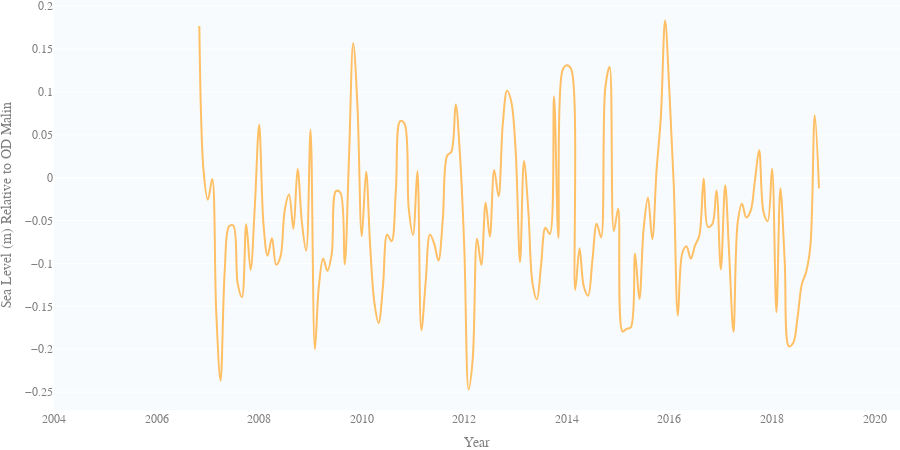

Notebook cell for this chart:
### Code cell
"""
Figure 3.7 chart
"""

data_path = DATA_PATH+'Oceanic_Domain/3.4SeaLevel/Figure3.7/'
data_csv = data_path + 'Figure3.7_data.csv'
df = pd.read_csv(data_csv, index_col=0)

malin_df = df.loc[(df['location'] == 'Malin Head')]
ballyglass_df = df.loc[(df['location'] == 'Ballyglass')]
castletownbere_df = df.loc[(df['location'] == 'Castletownbere')]
howth_df = df.loc[(df['location'] == 'Howth Harbour')]


malin_trace = go.Scatter(x=malin_df["datetime"],
                 y=malin_df["mean__monthly__sea_surface_height"],
                 name='Malin Head',
                 connectgaps=False,
                 mode='lines',  # 'line' is default
                 line_shape='spline',
                 line=dict(
                        color="#00a5e3",
                        width=2),
                  hovertemplate='%{x}<br>' +
                        '<b>Monthly Average</b><br>' +
                        'Mean Sea Level: %{y:.2f} m<extra></extra>'
                        )

figure_3_7_1 =go.Figure(data=[malin_trace], layout=TIMESERIES_LAYOUT)
figure_3_7_1.update_layout(
    yaxis=dict(title='Sea Level (m) Relative to OD Malin'),
    xaxis=dict(
        title='Year',
        range=['2004-01-01', '2020-06-30']
    ))

ballyglass_trace = go.Scatter(x=ballyglass_df["datetime"],
                 y=ballyglass_df["mean__monthly__sea_surface_height"],
                 name='Ballyglass',
                 connectgaps=False,
                 mode='lines',  # 'line' is default
                 line_shape='spline',
                 line=dict(
                        color="#ff5768",
                        width=2),
                  hovertemplate='%{x}<br>' +
                        '<b>Monthly Average</b><br>' +
                        'Mean Sea Level: %{y:.2f} m<extra></extra>'
                        )

figure_3_7_2 =go.Figure(data=[ballyglass_trace], layout=TIMESERIES_LAYOUT)
figure_3_7_2.update_layout(
    yaxis=dict(title='Sea Level (m) Relative to OD Malin'),
    xaxis=dict(
        title='Year',
        range=['2004-01-01', '2020-06-30']
    ))

castletownbere_trace = go.Scatter(x=castletownbere_df["datetime"],
                 y=castletownbere_df["mean__monthly__sea_surface_height"],
                 name='Castletownbere',
                 connectgaps=False,
                 mode='lines',  # 'line' is default
                 line_shape='spline',
                 line=dict(
                        color="#ff96c5",
                        width=2),
                  hovertemplate='%{x}<br>' +
                        '<b>Monthly Average</b><br>' +
                        'Mean Sea Level: %{y:.2f} m<extra></extra>'
                        )

figure_3_7_3 =go.Figure(data=[castletownbere_trace], layout=TIMESERIES_LAYOUT)
figure_3_7_3.update_layout(
    yaxis=dict(title='Sea Level (m) Relative to OD Malin'),
    xaxis=dict(
        title='Year',
        range=['2004-01-01', '2020-06-30']
    ))

howth_trace = go.Scatter(x=howth_df["datetime"],
                 y=howth_df["mean__monthly__sea_surface_height"],
                 name='Howth Harbour',
                 connectgaps=False,
                 mode='lines',  # 'line' is default
                 line_shape='spline',
                 line=dict(
                        color="#ffbf65",
                        width=2),
                  hovertemplate='%{x}<br>' +
                        '<b>Monthly Average</b><br>' +
                        'Mean Sea Level: %{y:.2f} m<extra></extra>'
                        )

figure_3_7_4 =go.Figure(data=[howth_trace], layout=TIMESERIES_LAYOUT)
figure_3_7_4.update_layout(
    yaxis=dict(title='Sea Level (m) Relative to OD Malin'),
    xaxis=dict(
        title='Year',
        range=['2004-01-01', '2020-06-30']
    ))

### Figure 1 — Plotly figure (JSON) as saved in the notebook; plotly's stock layout.template omitted (floating-point values rounded to 4 significant figures; data arrays with more than 128 entries replaced by an {"elided": "..."} marker saying what was removed)
{"data": [{"connectgaps": false, "hovertemplate": "%{x}<br><b>Monthly Average</b><br>Mean Sea Level: %{y:.2f} m<extra></extra>", "line": {"color": "#ffbf65", "shape": "spline", "width": 2}, "mode": "lines", "name": "Howth Harbour", "type": "scatter", "x": {"elided": "170 str values"}, "y": {"elided": "170 float values"}}], "layout": {"font": {"color": "#7f7f7f", "family": "Arial"}, "height": 450, "hovermode": "closest", "legend": {"bgcolor": "rgba(0,0,0,0)", "itemclick": false, "itemdoubleclick": false, "orientation": "h"}, "margin": {"b": 0, "l": 0, "r": 0, "t": 0}, "paper_bgcolor": "rgba(0,0,0,0)", "plot_bgcolor": "#f7fbfd", "xaxis": {"fixedrange": true, "range": ["2004-01-01", "2020-06-30"], "showgrid": false, "title": {"text": "Year"}}, "yaxis": {"fixedrange": true, "title": {"text": "Sea Level (m) Relative to OD Malin"}}}}
